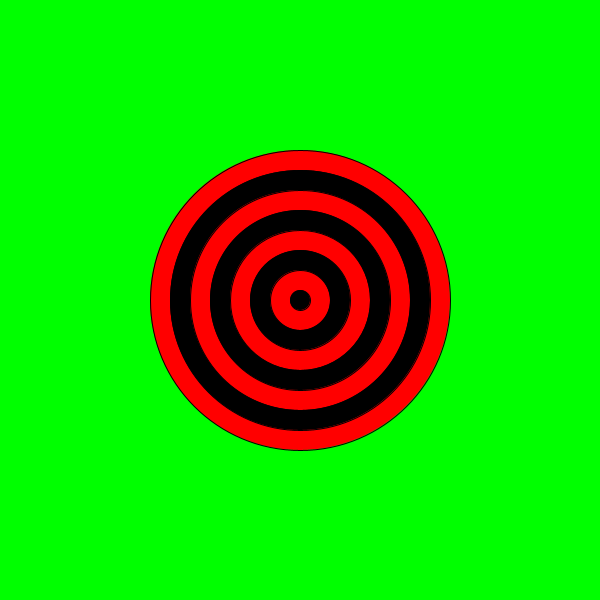
Frame 1 (no input)
Frame 60 (the mouse pressed at the canvas centre just before this capture): identical to frame 1, image omitted
Frame 120 (the mouse held since frame 60 and released just before this capture): identical to frame 1, image omitted

The Processing sketch that drew this single still picture (run headless with seeded random() and noise(); from frame 60 on, the mouse is pressed at the canvas centre):

// Processing sketch: buleye
// ── buleye.pde
  int size = 300;
  void setup(){
        size(600,600);
        background(0,255,0);
  for (int i = 0; i < 8; i++){
   if(i%2==1){
     fill(0,0,0);
   }
 else{
   fill(255,0,0);
 }
   ellipse(300,300,size,size);
    size=size-40;
 }
  }

    void draw(){
       /* if(mousePressed){              
            fill(255,0,0);                 
        }
        else{                          
            fill(0,0,0);                 
        }
        ellipse(mouseX, mouseY, 100, 100);
        */
    }
                           
